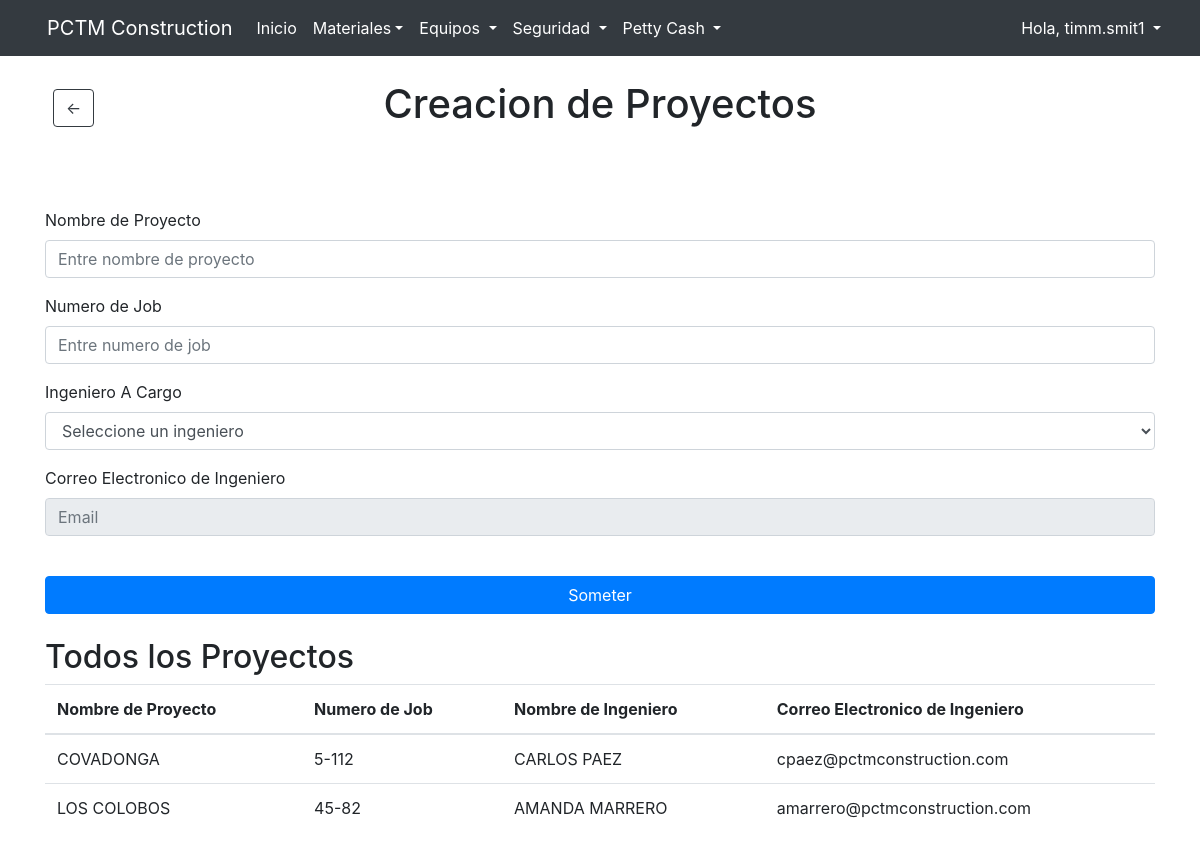
The app's page /projects (signed in) with its own data.
### website/models.py (models this page shows)
class User(db.Model, UserMixin):
    id = db.Column(db.Integer, primary_key=True)
    email = db.Column(db.String(150), unique = True)
    username = db.Column(db.String(10), unique = True)
    password = db.Column(db.String(150))
    first_name = db.Column(db.String(150))
    last_name = db.Column(db.String(150))
    group = db.Column(db.String(50), default='standard')

class Projects(db.Model):
    id = db.Column(db.Integer, primary_key=True)
    project= db.Column(db.String(100), nullable = False)
    jobnumber = db.Column(db.String(10))
    engineer = db.Column(db.String(150))
    email=db.Column(db.String(150))

### website/views.py (the view, shortened to what this page needs)
@views.route('/projects', methods=['GET', 'POST'])
@login_required
def projects():
    projects_all = Projects.query.all()
    return render_template("projects.html", user=current_user, projects_all=projects_all)

### website/templates/projects.html (shortened to what this page needs)
{% extends "base.html"%} {% block title %}PCTM Construction{% endblock %}
{% block content %}
<br />
<div class="mb-4">
    <div class="position-relative" style="height: 56px;">
      <a href="#"
         onclick="history.go(-1)"
         class="btn btn-outline-dark position-absolute"
         style="top: 50%; left: 0; transform: translateY(-50%); margin-left: 8px;">
        &#8592;
      </a>
      <h1 class="mb-0 position-absolute w-100 text-center"
          style="pointer-events: none;" >
        Creacion de Proyectos
      </h1>
    </div>
</div>
<br />
<form method="POST">
    <br />
    <div class="form-group">
      <label for="Project"> Nombre de Proyecto</label>
      <input
        type="text"
        class="form-control"
        id="Project"
        name="Project"
        placeholder="Entre nombre de proyecto"
      />
    </div>
      <div class="form-group">
        <label for="JobNmber"> Numero de Job</label>
        <input
          type="text"
          class="form-control"
          id="JobNumber"
          name="JobNumber"
          placeholder="Entre numero de job"
        />
      </div>
      <div class="form-group">
        <label for="engineer"> Ingeniero A Cargo</label>
        <select class="form-control" id="engineer" name="engineer" required>
          <option value="">Seleccione un ingeniero</option>
        </select>
      </div>
      <div class="form-group">
        <label for="email"> Correo Electronico de Ingeniero</label>
        <input
          type="email"
          class="form-control"
          id="email"
          name="email"
          placeholder="Email"
          readonly
        />
      </div>
    <br />
    <button type="submit" class="btn btn-primary btn-block"> Someter</button>
  </form>
  <br/>
  <h2>Todos los Proyectos</h2>
  <table class="table table-stripped">
      <thead>
          <tr>
              <th>Nombre de Proyecto</th>
              <th>Numero de Job</th>
              <th>Nombre de Ingeniero</th>
              <th>Correo Electronico de Ingeniero</th>
          </tr>
      </thead>
      <tbody>
          {% for proj in projects_all %}
          <tr>
              <td>{{ proj.project }}</td>
              <td>{{ proj.jobnumber }}</td>
              <td> {{ proj.engineer }}</td>
              <td> {{proj.email}}</td>
          </tr>
          {% endfor %}
      </tbody>
  </table>
{% endblock %}

### website/templates/base.html (shortened to what this page needs)
<!DOCTYPE html>
<html>
  <head>
    <link
      rel="stylesheet"
      href="https://stackpath.bootstrapcdn.com/bootstrap/4.4.1/css/bootstrap.min.css"
    />
    <link
      rel="stylesheet"
      href="https://stackpath.bootstrapcdn.com/font-awesome/4.7.0/css/font-awesome.min.css"
    />
    <link rel="stylesheet" href="https://cdn.jsdelivr.net/npm/bootstrap-icons@1.11.3/font/bootstrap-icons.min.css">
    <link rel="stylesheet" href="https://stackpath.bootstrapcdn.com/bootstrap/4.5.2/css/bootstrap.min.css">
  </head>
  <body>
    <nav class="navbar navbar-expand-lg navbar-dark bg-dark">
      <div class="container-fluid">
        <div class="d-flex align-items-center">
          <a class="navbar-brand me-2" href="#">PCTM Construction</a>
        </div>
        <div class="collapse navbar-collapse " id="navbar">
          <ul class="navbar-nav w-100 d-flex flex-column flex-lg-row">
            {% if user.is_authenticated %}
            <li class="nav-item">
              <a class="nav-link text-white" id="home" href="/">Inicio</a>
            </li>
            <li class="nav-item dropdown">
              <a class="nav-link dropdown-toggle text-white" id="navbarDropdown" href="#" role="button" data-toggle="dropdown" aria-haspopup="true" aria-expanded="false">Materiales</a>
            </li>
            <li class="nav-item dropdown">
              <a class="nav-link dropdown-toggle text-white" href="#" id="navbarDropdown" role="button" data-toggle="dropdown" aria-haspopup="true" aria-expanded="false">
                Equipos
              </a>
            </li>
            <li class="nav-item dropdown">
              <a class="nav-link dropdown-toggle text-white" href="#" id="navbarDropdown" role="button" data-toggle="dropdown" aria-haspopup="true" aria-expanded="false">
                Seguridad
              </a>
            </li>
            <li class="nav-item dropdown">
              <a class="nav-link dropdown-toggle text-white" href="#" id="navbarDropdown" role="button" data-toggle="dropdown" aria-haspopup="true" aria-expanded="false">
                Petty Cash
              </a>
            </li>
            {% endif %}
          </ul>
          <ul class="navbar-nav ms-auto">
            {% if user.is_authenticated %}
            <li class="nav-item dropdown">
              <a class="nav-link dropdown-toggle text-white" href="#" id="navbarDropdown" role="button" data-toggle="dropdown" aria-haspopup="true" aria-expanded="false">
                Hola, {{ user.username }}
              </a>
            </li>
            {% endif %}
          </ul>
        </div>
      </div>
    </nav>
    <div class="container">{% block content %} {% endblock %}</div>
  </body>
</html>

### records on screen
User: username "timm.smit1"
Projects: project "COVADONGA", jobnumber "5-112", engineer "CARLOS PAEZ", email "cpaez@pctmconstruction.com"
Projects: project "LOS COLOBOS", jobnumber "45-82", engineer "AMANDA MARRERO", email "amarrero@pctmconstruction.com"
